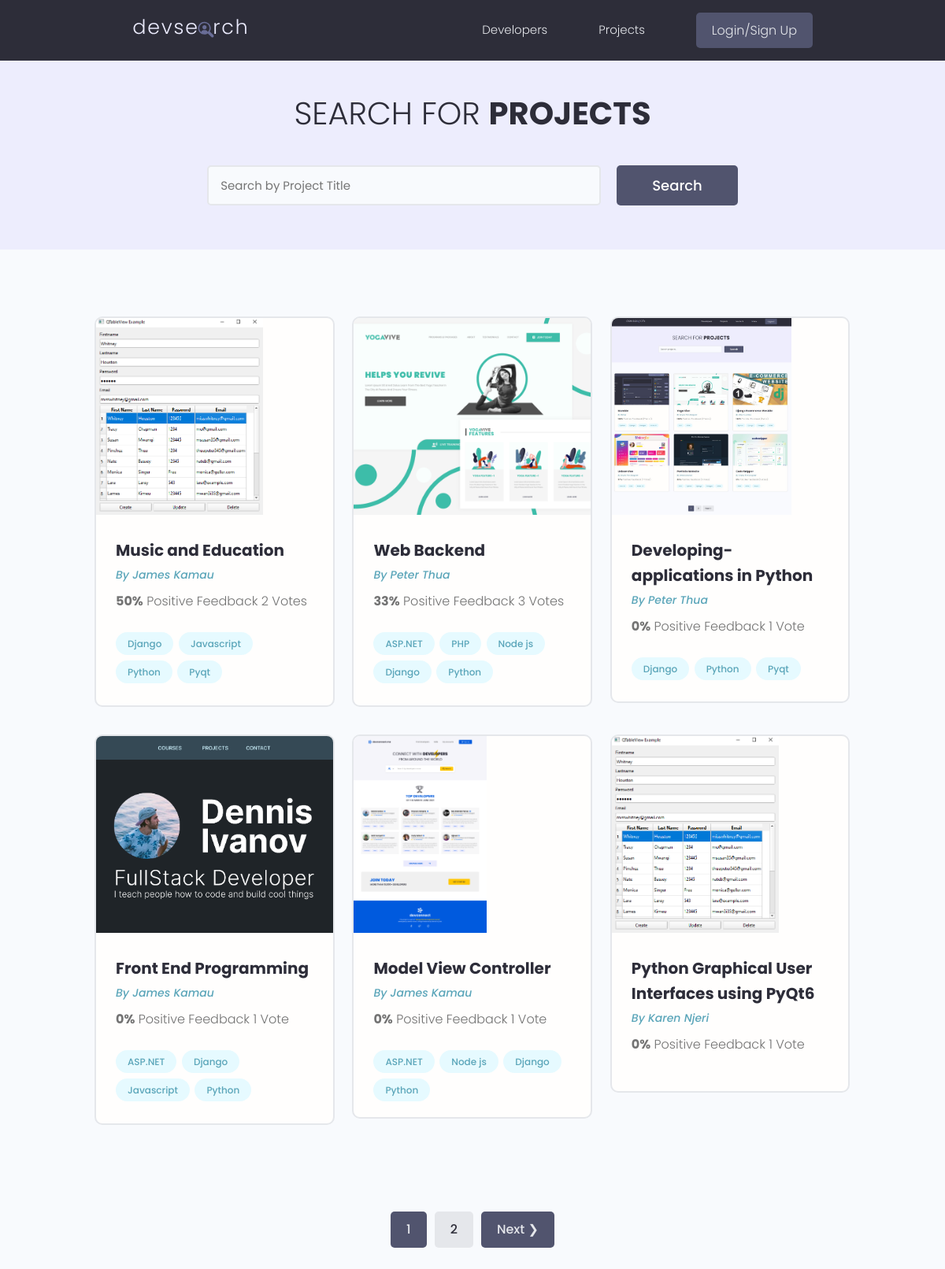
/projects/, run on the app's committed database.
### projects/models.py (models this page shows, shortened)
class Project(models.Model):
    owner = models.ForeignKey(Profile, null=True, blank=True, on_delete=models.SET_NULL)
    title = models.CharField(max_length=100)
    author = models.ForeignKey(User, on_delete=models.CASCADE, null=True, blank=True)
    description = models.TextField(blank=True, null=True)
    featured_image = models.ImageField(blank=True, null=True, default="default.jpg")
    demo_link = models.CharField(max_length=2000, null=True, blank=True)
    source_link = models.CharField(max_length=2000, null=True, blank=True)
    tags = models.ManyToManyField('Tag', blank=True)
    vote_total = models.IntegerField(default=0, null=True, blank=True)
    vote_ratio = models.IntegerField(default=0, null=True, blank=True)
    created = models.DateTimeField(auto_now_add=True)
    """
       Normally django created id auto-incrementally automatically. However we can override
       this. For this example, we will use uuid characters as id. uuid creates a 16 character unique
       set of characters.
    """
    id = models.UUIDField(default=uuid.uuid4, unique=True, primary_key=True, editable=False)
    class Meta:
        ordering =['-vote_ratio','-vote_total','title']

class Tag(models.Model):
    name = models.CharField(max_length=200)
    created = models.DateTimeField(auto_now_add=True)
    id = models.UUIDField(default=uuid.uuid4, unique=True, primary_key=True, editable=False)
    def __str__(self):
        return self.name
    class Meta:
        ordering = ['-id']

### Users/models.py (models this page shows, shortened)
class Profile(Model):
    user = OneToOneField(User, on_delete=CASCADE, null=True, blank=True)
    name = CharField(max_length=200, blank=True, null=True)
    email = EmailField(max_length=500, blank=True, null=True)
    username = CharField(max_length=200, blank=True, null=True)
    location = CharField(max_length=200, blank=True, null=True)
    short_intro = CharField(max_length=200, blank=True, null=True)
    bio = TextField(blank=True, null=True)
    profile_image = ImageField(null=True, blank=True, upload_to='profiles/', default='profiles/user-default.png')
    social_github = CharField(max_length=200, blank=True, null=True)
    social_twitter = CharField(max_length=200, blank=True, null=True)
    social_linkedin = CharField(max_length=200, blank=True, null=True)
    social_youtube = CharField(max_length=200, blank=True, null=True)
    social_website = CharField(max_length=200, blank=True, null=True)
    created = DateTimeField(auto_now_add=True)
    id = UUIDField(default=uuid.uuid4, unique=True, primary_key=True, editable=False)
    class Meta:
        ordering = ['username']

### projects/views.py (the view)
# urls.py: path('projects/',getProjects),
def projects(request):
    obj, search_query = searchProjects(request)
    custom_range, obj = paginateProjects(request, obj,6)
    return render(request, 'projects/projects.html', {
        'obj': obj,
        'search_query': search_query,
        'custom_range':custom_range,
    })

### projects/utils.py (called while the page is built)
def searchProjects(request):
    search_query = ''
    if request.GET.get('search_query'):
        search_query = request.GET.get('search_query')
    tags = Tag.objects.filter(name__icontains=search_query)
    projects = Project.objects.distinct().filter(
        Q(title__icontains=search_query)|
        Q(description__icontains=search_query)|
        Q(owner__name__icontains=search_query)|
        Q(tags__in=tags)
    )
    return projects, search_query

### projects/templates/projects/projects.html (shortened to what this page needs)
{% extends 'main.html' %}
{% block content %}
    <main class="projects">
    <section class="hero-section text-center">
      <div class="container container--narrow">
        <div class="hero-section__box">
          <h2>Search for <span>Projects</span></h2>
        </div>
        <div class="hero-section__search">
          <form id='searchForm' class="form" action="{% url 'projects' %}" method="get">
            <div class="form__field">
              <input class="input input--text" id="formInput#search" type="text" name="search_query"
                value="{{search_query}}" placeholder="Search by Project Title" />
            </div>
            <input class="btn btn--sub btn--lg" type="submit" value="Search" />
          </form>
        </div>
      </div>
    </section>
    <section class="projectsList">
      <div class="container">
        <div class="grid grid--three">
            {% for bj in obj %}
          <div class="column">
            <div class="card project">
              <a href="{% url 'project' bj.id %}" class="project">
                <img class="project__thumbnail" src="{{ bj.featured_image.url }}" alt="project thumbnail" />
                <div class="card__body">
                  <h3 class="project__title">{{ bj.title }}</h3>
                  <p><a class="project__author" href="{% url 'user-profile' bj.owner.id %}">By {{ bj.owner.name }}</a></p>
                  <p class="project--rating">
                    <span style="font-weight: bold;">{{ bj.vote_ratio }}%</span> Positive
                    Feedback {{ bj.vote_total }} Vote{{ bj.vote_total|pluralize:"s" }}
                  </p>
                  <div class="project__tags">
                    {% for tag in bj.tags.all %}
                    <span class="tag tag--pill tag--main">
                      <small>{{ tag }}</small>
                    </span>
                    {% endfor %}
                  </div>
                </div>
              </a>
            </div>
          </div>
            {% endfor %}
        </div>
      </div>
    </section>
  </main>
  {% include 'pagination.html' with queryset=obj custom_range=custom_range %}
{% endblock content %}

### templates/main.html (shortened to what this page needs)
{% load static %}
<!DOCTYPE html>
<html lang="en">
<head>
  <link rel="stylesheet" href="https://cdn.iconmonstr.com/1.3.0/css/iconmonstr-iconic-font.min.css" />
  <link rel="stylesheet" href="{% static 'uikit/styles/uikit.css'  %}" />
  <link rel="stylesheet" href="{% static 'css/app.css' %}" />
</head>
<body>
{% include 'navbar.html' %}
{% block content %}
{% endblock content %}
</body>
</html>

### templates/navbar.html (shortened to what this page needs)
{% load static %}
 <header class="header">
    <div class="container container--narrow">
      <a href="{% url 'profiles' %}" class="header__logo">
        <img src="{% static 'images/logo.svg' %}" alt="DevSearch Logo" />
      </a>
      <nav class="header__nav">
        <ul class="header__menu">
          <li class="header__menuItem"><a href="{% url 'profiles' %}">Developers</a></li>
          <li class="header__menuItem"><a href="{% url 'projects' %}">Projects</a></li>
          {% if request.user.is_authenticated %}
              <li class="header__menuItem"><a href="{% url 'inbox' %}">Inbox</a></li>
          <li class="header__menuItem"><a href="{% url 'account' %}">Account</a></li>
          <li class="header__menuItem"><a href="{% url 'logout' %}" class="btn btn--sub">Logout</a></li>
          {% else %}
          <li class="header__menuItem"><a href="{% url 'login' %}" class="btn btn--sub">Login/Sign Up</a></li>
          {% endif %}
        </ul>
      </nav>
    </div>
  </header>

### templates/pagination.html (shortened to what this page needs)
{% load static %}
    {% if queryset.has_other_pages %}
    <div class="pagination">
      <ul class="container">
        {% for page in custom_range %}
           {% if page == queryset.number %}
           <li><a href="?page={{page}}" class="btn page-link btn--sub" data-page="{{page}}">{{page}}</a></li>
           {% else %}
           <li><a href="?page={{page}}" class="btn page-link" data-page="{{page}}">{{page}}</a></li>
           {% endif %}
        {% endfor %}
        {% if queryset.has_next %}
        <li><a href="?page={{queryset.next_page_number}}" class="btn page-link btn--sub" data-page="{{queryset.next_page_number}}"> Next &#10095;</a></li>
        {% endif %}
      </ul>
    </div>
    {% endif %}

### static/css/app.css (style rules this page uses)
:root { --color-sub: #2d2d39; }
.btn--sub { background-color: var(--color-sub-light); }
.card { border: 2px solid var(--color-light); }
img { width: 100%; }
.header { position: sticky; z-index: 111; background-color: var(--color-sub); padding: 1.5rem 0; }
.header > .container { display: flex; justify-content: space-between; align-items: center; }
.header__logo > img { height: 3.8rem; }
.header__nav > ul { display: inline-flex; align-items: center; list-style: none; gap: 6.5rem; }
.header__menuItem > a { color: var(--color-light); font-weight: 300; }
.hero-section { height: 40vh; display: flex; align-items: center; background-color: var(--color-sub); }
.hero-section__box { margin-bottom: 4rem; }
.hero-section__box > h2, .hero-section__box > h2 > span { font-size: 4rem; color: var(--color-light); line-height: 1.3; text-transform: uppercase; }
.hero-section__box > h2 { font-weight: 300; }
.hero-section__box > h2 > span { font-weight: 700; }
.hero-section__search > .form { display: flex; align-items: center; justify-content: center; gap: 2rem; }
.hero-section__search > .form input.input--text { width: 50rem; }
.pagination { margin-top: 8rem; margin-bottom: 10rem; }
.pagination > ul { flex-wrap: wrap; list-style: none; display: flex; align-items: center; justify-content: center; gap: 1rem; }
.pagination .btn { color: var(--color-sub); }
.pagination .btn.btn--sub { color: var(--color-light); }
.project__author { font-size: 1.4rem; font-style: italic; }
.project--rating { margin-bottom: 1.6em; margin-top: .5em; }
.projects > .hero-section { background: var(--color-sub-lighter); height: 30vh; }
.projects .hero-section__box { margin-bottom: 2.5rem; }
.projects .hero-section__box > h2 { color: var(--color-sub); }
.projects .hero-section__box > h2 > span { font-weight: 700; color: var(--color-sub); }
.projectsList { margin-top: 8rem; }
.project__thumbnail { height: 25rem; object-fit: cover; object-position: top center; }
.project__title { font-size: 2rem; font-weight: 700; color: var(--color-sub); }

### static/uikit/styles/modules/_variables.css (style rules this page uses)
:root { --color-main: #5aa5b9; --color-main-light: #e6faff; --color-sub: #3f4156; --color-sub-light: #51546e; --color-sub-lighter: #ededfd; --color-text: #737373; --color-gray: #8b8b8b; --color-light: #e5e7eb; --color-light-gray: #767676; --color-bg: #f8fafd; --color-white: #fffefd; --color-white-light: #f3f3f3; --color-success: #359e64; --color-success-bg: #def8e8; --color-error: #fc4b0b; --color-error-bg: #fff2ee; --font-base: 'Poppins', arial, helvetica, 'Segoe UI', roboto, ubuntu, sans-serif; --font-monospace: 'Fira Code', 'Courier New', courier, monospace; --font-regular: 300; --font-medium: 500; --font-bold: 700; --generic-shadow: 1px 1px 5px #00000010; --generic-transition: all 0.3s ease-in-out; }

### static/uikit/styles/modules/_base.css (style rules this page uses)
* { margin: 0; padding: 0; box-sizing: border-box; text-rendering: optimizeLegibility; color: inherit; font-size: inherit; }
html { font-size: 50%; }
@media only screen and (min-width: 480px) { html { font-size: 56.25%; } }
@media only screen and (min-width: 1200px) { html { font-size: 62.5%; } }
body { line-height: 1.6; font-weight: 400; font-size: 1.5rem; color: var(--color-text); background-color: var(--color-bg); min-height: 100vh; }

### static/uikit/styles/modules/_typography.css (style rules this page uses)
* { font-family: var(--font-base); }
h2 { font-size: 3.6rem; font-weight: var(--font-bold); }
h3 { font-size: 3.2rem; font-weight: var(--font-medium); }
p, span, strong { font-size: 1.6rem; color: var(--color-text); font-weight: var(--font-regular); }
a { padding-bottom: 2px; text-decoration: none; display: inline-block; color: var(--color-main); font-weight: var(--font-medium); }

### static/uikit/styles/modules/_utilities.css (style rules this page uses)
.container { width: 92%; max-width: 165rem; margin: 0 auto; box-sizing: border-box; }
.container--narrow { width: 92%; max-width: 120rem; }
@media screen and (min-width: 1000px) { .container { width: 90%; } }
@media screen and (min-width: 1000px) { .container--narrow { width: 85%; } }
@media screen and (min-width: 1200px) { .container { width: 80%; } }
@media screen and (min-width: 1200px) { .container--narrow { width: 72%; } }
.text-center { text-align: center; }

### static/uikit/styles/modules/_card.css (style rules this page uses)
.card { border-radius: 1rem; background-color: var(--color-white); border: 1.5px solid var(--color-light); width: auto; height: auto; margin-top: 0.5rem; margin-bottom: 0.5rem; overflow: hidden; }
.card__body, .card__header { padding: 2rem 2.5rem; }

### data on the page
Project: featured_image (picture), title "Music and Education", owner.name "James Kamau", vote_ratio "50", vote_total "2"
Tag: name "Django"
Tag: name "Javascript"
Tag: name "Python"
Tag: name "Pyqt"
Project: featured_image (picture), title "Web Backend", owner.name "Peter Thua", vote_ratio "33", vote_total "3"
Tag: name "ASP.NET"
Tag: name "PHP"
Tag: name "Node js"
Project: featured_image (picture), title "Developing-applications in Python", owner.name "Peter Thua", vote_ratio "0", vote_total "1"
Project: featured_image (picture), title "Front End Programming", owner.name "James Kamau", vote_ratio "0", vote_total "1"
Project: featured_image (picture), title "Model View Controller", owner.name "James Kamau", vote_ratio "0", vote_total "1"
Project: featured_image (picture), title "Python Graphical User Interfaces using PyQt6", owner.name "Karen Njeri", vote_ratio "0", vote_total "1"

### other printed values
{{ page }} "1"
{{ page }} "2"
